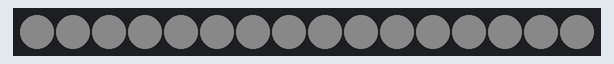
Bench run of a sketch on a simulated Arduino Uno, built with avr-gcc and run on an emulated ATmega328P. Shown: 16 RGB LEDs in strip order, left to right. Dim RGB values are drawn brighter than linear.

Above: at 0.1 s.
At 2.5 s:
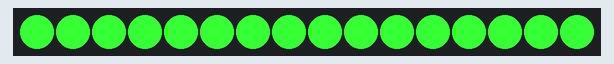
At 4.1 s:
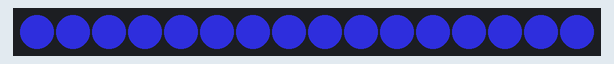
At 8.9 s:
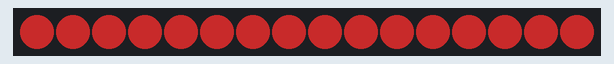

The sketch:

RGBW-16-for-loop.ino
```cpp
// RGBW (Red Green Blue White Neo-Pixel starter code
// 16 LEDS  increment
// CW Coleman 170413
int clearColor();
int redColor();
int blueColor();
int greenColor();
#include <Adafruit_NeoPixel.h>
#ifdef __AVR__
  #include <avr/power.h>
#endif

#define PIN 6

#define NUM_LEDS 16

#define BRIGHTNESS 25
#define BRIGHTNESS1 100
#define BRIGHTNESS2 150
#define BRIGHTNESS3 255

Adafruit_NeoPixel strip = Adafruit_NeoPixel(NUM_LEDS, PIN, NEO_GRBW + NEO_KHZ800);


void setup() {
  Serial.begin(115800);
  strip.setBrightness(BRIGHTNESS);
  strip.begin();
  strip.show(); // Initialize all pixels to 'off'
}
void loop() {
  clearColor(); redColor();
  blueColor(); greenColor();
  clearColor(); blueColor();
  redColor(); greenColor();
  clearColor();greenColor();
  blueColor(); redColor();
}

int clearColor(){
  strip.setBrightness(BRIGHTNESS);
  // Initialize some variables for the void loop()
int red = 0, green= 0, blue = 0, white = 100;
int wait = 800;
int led = 0;
int i;

  for ( led = 0; led < 16; led++){
    strip.setPixelColor(led, red, green , blue, white);
  }//end of for loop
    strip.show();
    delay(wait);
    red = red + 32;
    green = green + 25;
    blue = blue + 47;
    white = white + 1;

    if (red > 255) red = 0;
    if (green > 255) green = 0;
    if (blue > 255) blue = 0;
    if (white > 50) white = 0;

    if (red < 0) red = 255;
    if (green  < 0) green = 255;
    if (blue < 0) blue = 255;
    if (white  < 0 ) white = 50;
}
int redColor(){
  strip.setBrightness(BRIGHTNESS1);
  // Initialize some variables for the void loop()
int red = 255, green= 54, blue = 54, white = 0;
int wait = 800;
int led = 0;
int i;

  for ( led = 0; led < 16; led++){
    strip.setPixelColor(led, red, green , blue, white);
  }//end of for loop
    strip.show();
    delay(wait);
    red = red + 32;
    green = green + 25;
    blue = blue + 47;
    white = white + 1;

    if (red > 255) red = 255;
    if (green > 255) green = 0;
    if (blue > 255) blue = 0;
    if (white > 50) white = 0;

    if (red < 0) red = 255;
    if (green  < 0) green = 255;
    if (blue < 0) blue = 255;
    if (white  < 0 ) white = 50;
}
int blueColor(){
  strip.setBrightness(BRIGHTNESS2);
  // Initialize some variables for the void loop()
int red = 54, green= 54, blue = 255, white = 0;
int wait = 800;
int led = 0;
int i;

  for ( led = 0; led < 16; led++){
    strip.setPixelColor(led, red, green , blue, white);
  }//end of for loop
    strip.show();
    delay(wait);
    red = red + 32;
    green = green + 25;
    blue = blue + 47;
    white = white + 1;

    if (red > 255) red = 0;
    if (green > 255) green = 0;
    if (blue > 255) blue = 255;
    if (white > 50) white = 0;

    if (red < 0) red = 255;
    if (green  < 0) green = 255;
    if (blue < 0) blue = 255;
    if (white  < 0 ) white = 50;
}
int greenColor(){
  strip.setBrightness(BRIGHTNESS3);
  // Initialize some variables for the void loop()
int red = 54, green= 255, blue = 54, white = 0;
int wait = 800;
int led = 0;
int i;

  for ( led = 0; led < 16; led++){
    strip.setPixelColor(led, red, green , blue, white);
  }//end of for loop
    strip.show();
    delay(wait);
    red = red + 32;
    green = green + 25;
    blue = blue + 47;
    white = white + 1;

    if (red > 255) red = 0;
    if (green > 255) green = 255;
    if (blue > 255) blue = 0;
    if (white > 50) white = 0;

    if (red < 0) red = 255;
    if (green  < 0) green = 255;
    if (blue < 0) blue = 255;
    if (white  < 0 ) white = 50;
}
```

Measured:
- by itself, everything shown: repeats every 9.6 s, in 12 steps
- what the display in image 1 shows lasts 0.8 s, from 2.4 s to 3.2 s
